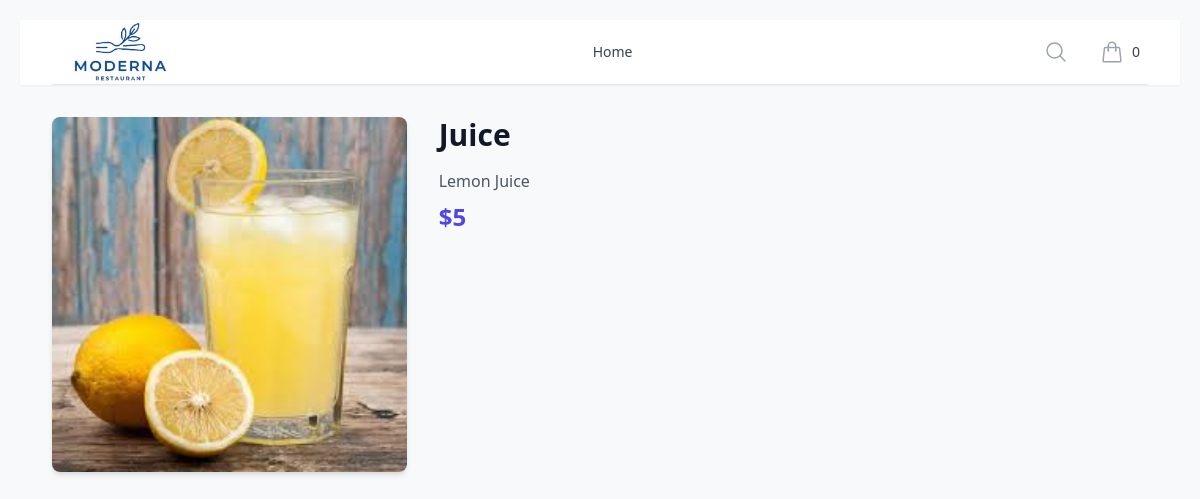
The page /food/4/ on the database its author committed.
### food/models.py (models this page shows, shortened)
class Item(models.Model):
    item_name = models.CharField(max_length=200)
    item_desc = models.CharField(max_length=500)
    item_price = models.IntegerField()
    item_image = models.ImageField(upload_to='images/', default='images/default.jpg')

### food/views.py (the view)
# urls.py: path('<int:item_id>/', views.details, name='details'),
def details(request, item_id):
    item_info = Item.objects.get(pk=item_id)
    context = {
        'item_info': item_info,
    }
    return render(request, 'food/detail.html', context)

### food/templates/food/detail.html (shortened to what this page needs)
{% extends 'food/base.html' %}
{% block content %}
<div class="mx-auto max-w-7xl px-4 sm:px-6 lg:px-8 py-8">
    <div class="flex flex-col md:flex-row md:space-x-8">
        <div class="md:w-1/3">
            <img src="{{ item_info.item_image.url }}" alt="{{ item_info.item_name }}" class="w-full h-auto rounded-lg shadow-md object-cover">
        </div>
        <div class="mt-6 md:mt-0 md:w-2/3">
            <h1 class="text-3xl font-bold text-gray-900">{{ item_info.item_name }}</h1>
            <p class="mt-4 text-gray-600">{{ item_info.item_desc }}</p>
            <p class="mt-2 text-2xl font-semibold text-indigo-600">${{ item_info.item_price }}</p>
        </div>
    </div>
</div>
{% endblock %}

### food/static/food/style.css (style rules this page uses)
body { font-family: 'Segoe UI', Tahoma, Geneva, Verdana, sans-serif; background-color: #f8f9fa; color: #333; line-height: 1.6; padding: 20px; }

### rows shown on the page
Item: item_image (picture), item_name "Juice", item_desc "Lemon Juice", item_price "5"
